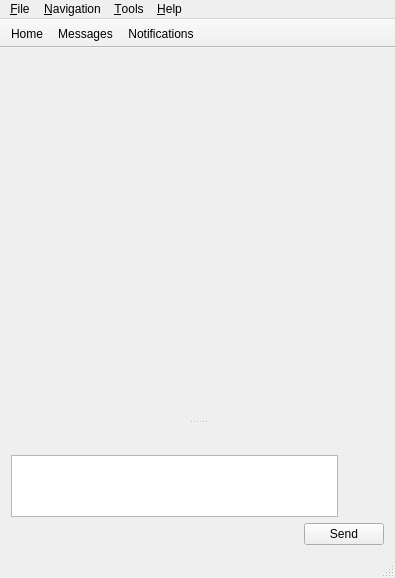
<?xml version="1.0" encoding="UTF-8"?>
<ui version="4.0">
 <class>MainWindow</class>
 <widget class="QMainWindow" name="MainWindow">
  <property name="geometry">
   <rect>
    <x>0</x>
    <y>0</y>
    <width>395</width>
    <height>578</height>
   </rect>
  </property>
  <property name="windowTitle">
   <string>MainWindow</string>
  </property>
  <property name="windowIcon">
   <iconset resource="../res.qrc">
    <normaloff>:/ico/res/kawaii-emoji-messenger.png</normaloff>:/ico/res/kawaii-emoji-messenger.png</iconset>
  </property>
  <property name="iconSize">
   <size>
    <width>16</width>
    <height>16</height>
   </size>
  </property>
  <property name="dockNestingEnabled">
   <bool>false</bool>
  </property>
  <widget class="QWidget" name="centralWidget">
   <layout class="QVBoxLayout" name="verticalLayout_2"/>
  </widget>
  <widget class="QMenuBar" name="menuBar">
   <property name="geometry">
    <rect>
     <x>0</x>
     <y>0</y>
     <width>395</width>
     <height>21</height>
    </rect>
   </property>
   <widget class="QMenu" name="menu_File">
    <property name="title">
     <string>&amp;File</string>
    </property>
    <addaction name="actionExit"/>
   </widget>
   <widget class="QMenu" name="menu_Navigation">
    <property name="title">
     <string>&amp;Navigation</string>
    </property>
    <addaction name="actionNavReload"/>
    <addaction name="separator"/>
    <addaction name="actionNavCopyCurrentUrl"/>
    <addaction name="separator"/>
    <addaction name="actionNavBack"/>
    <addaction name="actionNavNext"/>
   </widget>
   <widget class="QMenu" name="menu">
    <property name="title">
     <string>&amp;Help</string>
    </property>
    <addaction name="actionHelpDonate"/>
    <addaction name="actionBugReport"/>
    <addaction name="separator"/>
    <addaction name="actionHelpAbout"/>
   </widget>
   <widget class="QMenu" name="menu_Tools">
    <property name="title">
     <string>&amp;Tools</string>
    </property>
    <addaction name="actionToolsSettings"/>
   </widget>
   <addaction name="menu_File"/>
   <addaction name="menu_Navigation"/>
   <addaction name="menu_Tools"/>
   <addaction name="menu"/>
  </widget>
  <widget class="QToolBar" name="mainToolBar">
   <property name="movable">
    <bool>false</bool>
   </property>
   <property name="allowedAreas">
    <set>Qt::TopToolBarArea</set>
   </property>
   <property name="iconSize">
    <size>
     <width>16</width>
     <height>16</height>
    </size>
   </property>
   <property name="toolButtonStyle">
    <enum>Qt::ToolButtonTextUnderIcon</enum>
   </property>
   <property name="floatable">
    <bool>false</bool>
   </property>
   <attribute name="toolBarArea">
    <enum>TopToolBarArea</enum>
   </attribute>
   <attribute name="toolBarBreak">
    <bool>false</bool>
   </attribute>
   <addaction name="actionHome"/>
   <addaction name="actionMessages"/>
   <addaction name="actionNotifications"/>
  </widget>
  <widget class="QStatusBar" name="statusBar"/>
  <widget class="QDockWidget" name="dockWidget">
   <property name="sizePolicy">
    <sizepolicy hsizetype="Minimum" vsizetype="Fixed">
     <horstretch>0</horstretch>
     <verstretch>0</verstretch>
    </sizepolicy>
   </property>
   <property name="baseSize">
    <size>
     <width>0</width>
     <height>200</height>
    </size>
   </property>
   <property name="features">
    <set>QDockWidget::NoDockWidgetFeatures</set>
   </property>
   <property name="windowTitle">
    <string/>
   </property>
   <attribute name="dockWidgetArea">
    <number>8</number>
   </attribute>
   <widget class="QWidget" name="dockWidgetContents">
    <layout class="QVBoxLayout" name="verticalLayout_3">
     <item>
      <layout class="QHBoxLayout" name="horizontalLayout">
       <item>
        <widget class="QTextEdit" name="textEditChat">
         <property name="sizePolicy">
          <sizepolicy hsizetype="Expanding" vsizetype="Ignored">
           <horstretch>0</horstretch>
           <verstretch>0</verstretch>
          </sizepolicy>
         </property>
         <property name="baseSize">
          <size>
           <width>0</width>
           <height>100</height>
          </size>
         </property>
         <property name="documentTitle">
          <string/>
         </property>
        </widget>
       </item>
       <item>
        <layout class="QVBoxLayout" name="verticalLayout">
         <item>
          <widget class="QPushButton" name="pushEmojiView">
           <property name="text">
            <string/>
           </property>
           <property name="icon">
            <iconset resource="../res.qrc">
             <normaloff>:/icons/res/smile.png</normaloff>:/icons/res/smile.png</iconset>
           </property>
           <property name="flat">
            <bool>true</bool>
           </property>
          </widget>
         </item>
         <item>
          <spacer name="verticalSpacer">
           <property name="orientation">
            <enum>Qt::Vertical</enum>
           </property>
           <property name="sizeHint" stdset="0">
            <size>
             <width>20</width>
             <height>40</height>
            </size>
           </property>
          </spacer>
         </item>
        </layout>
       </item>
      </layout>
     </item>
     <item>
      <layout class="QHBoxLayout" name="horizontalLayout_2">
       <item>
        <spacer name="horizontalSpacer">
         <property name="orientation">
          <enum>Qt::Horizontal</enum>
         </property>
         <property name="sizeHint" stdset="0">
          <size>
           <width>40</width>
           <height>20</height>
          </size>
         </property>
        </spacer>
       </item>
       <item>
        <widget class="QPushButton" name="pushSend">
         <property name="text">
          <string>Send</string>
         </property>
        </widget>
       </item>
      </layout>
     </item>
    </layout>
   </widget>
  </widget>
  <action name="actionHome">
   <property name="icon">
    <iconset resource="../res.qrc">
     <normaloff>:/icons/res/home.png</normaloff>:/icons/res/home.png</iconset>
   </property>
   <property name="text">
    <string>Home</string>
   </property>
  </action>
  <action name="actionMessages">
   <property name="icon">
    <iconset resource="../res.qrc">
     <normaloff>:/icons/res/message.png</normaloff>:/icons/res/message.png</iconset>
   </property>
   <property name="text">
    <string>Messages</string>
   </property>
  </action>
  <action name="actionNotifications">
   <property name="icon">
    <iconset resource="../res.qrc">
     <normaloff>:/icons/res/notifications.png</normaloff>:/icons/res/notifications.png</iconset>
   </property>
   <property name="text">
    <string>Notifications</string>
   </property>
   <property name="toolTip">
    <string>Notifications</string>
   </property>
  </action>
  <action name="actionExit">
   <property name="text">
    <string>&amp;Exit</string>
   </property>
  </action>
  <action name="actionNavBack">
   <property name="text">
    <string>Back</string>
   </property>
   <property name="toolTip">
    <string>Go to previous page</string>
   </property>
  </action>
  <action name="actionNavNext">
   <property name="text">
    <string>Next</string>
   </property>
   <property name="toolTip">
    <string>Return to next page</string>
   </property>
  </action>
  <action name="actionNavReload">
   <property name="text">
    <string>Reload</string>
   </property>
   <property name="toolTip">
    <string>Reload page</string>
   </property>
  </action>
  <action name="actionNavCopyCurrentUrl">
   <property name="text">
    <string>Copy current url</string>
   </property>
   <property name="toolTip">
    <string>Copy current url on the clipboard</string>
   </property>
  </action>
  <action name="actionToolsSettings">
   <property name="text">
    <string>Settings</string>
   </property>
   <property name="toolTip">
    <string>Open the settings dialog</string>
   </property>
  </action>
  <action name="actionHelpAbout">
   <property name="text">
    <string>About</string>
   </property>
   <property name="toolTip">
    <string>Show about dialog</string>
   </property>
  </action>
  <action name="actionHelpDonate">
   <property name="text">
    <string>Donate</string>
   </property>
   <property name="toolTip">
    <string>Support the project donating some money</string>
   </property>
  </action>
  <action name="actionShowHideWindow">
   <property name="text">
    <string>Hide</string>
   </property>
  </action>
  <action name="actionBugReport">
   <property name="text">
    <string>Report a bug...</string>
   </property>
  </action>
 </widget>
 <layoutdefault spacing="6" margin="11"/>
 <resources>
  <include location="../res.qrc"/>
 </resources>
 <connections/>
</ui>
